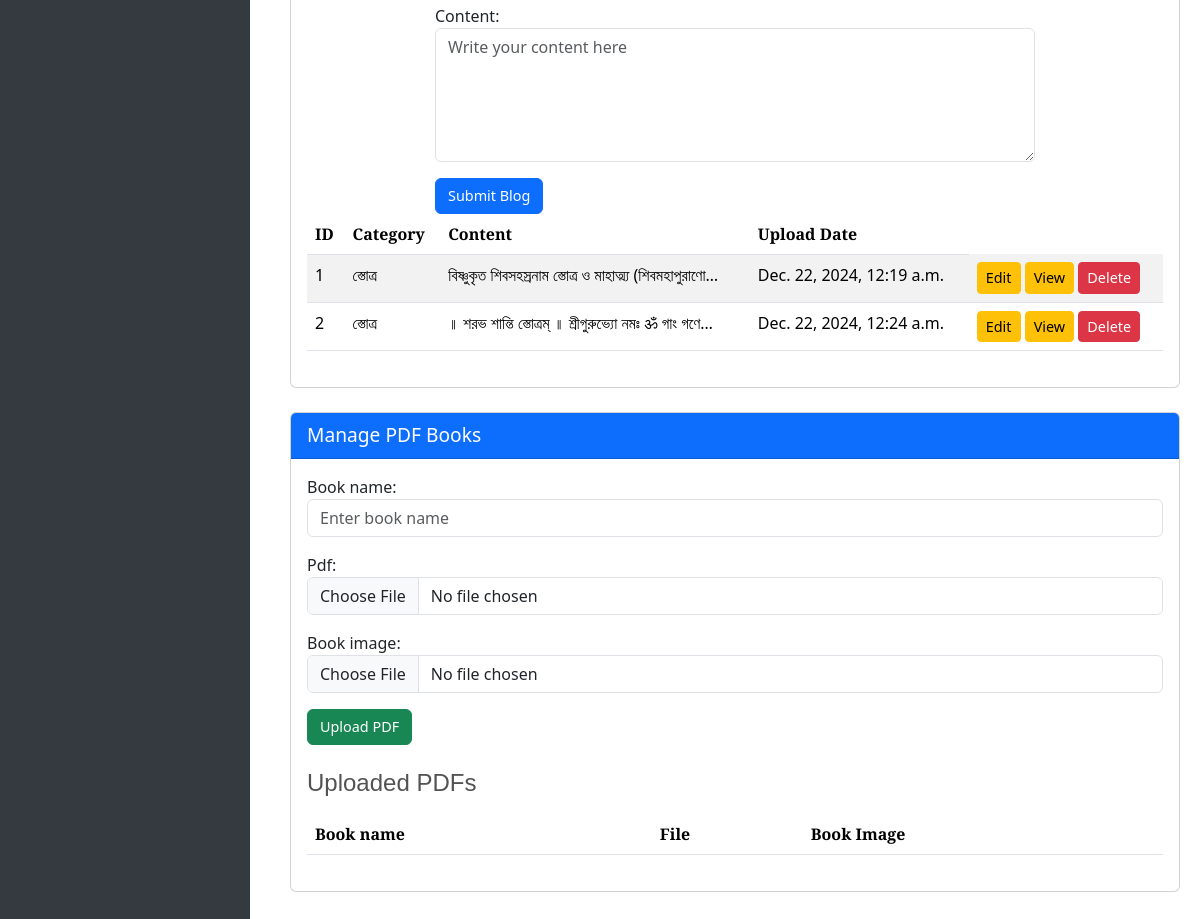
/account/dashboard/ (signed in, lower part), run on an earlier commit of the app's database.
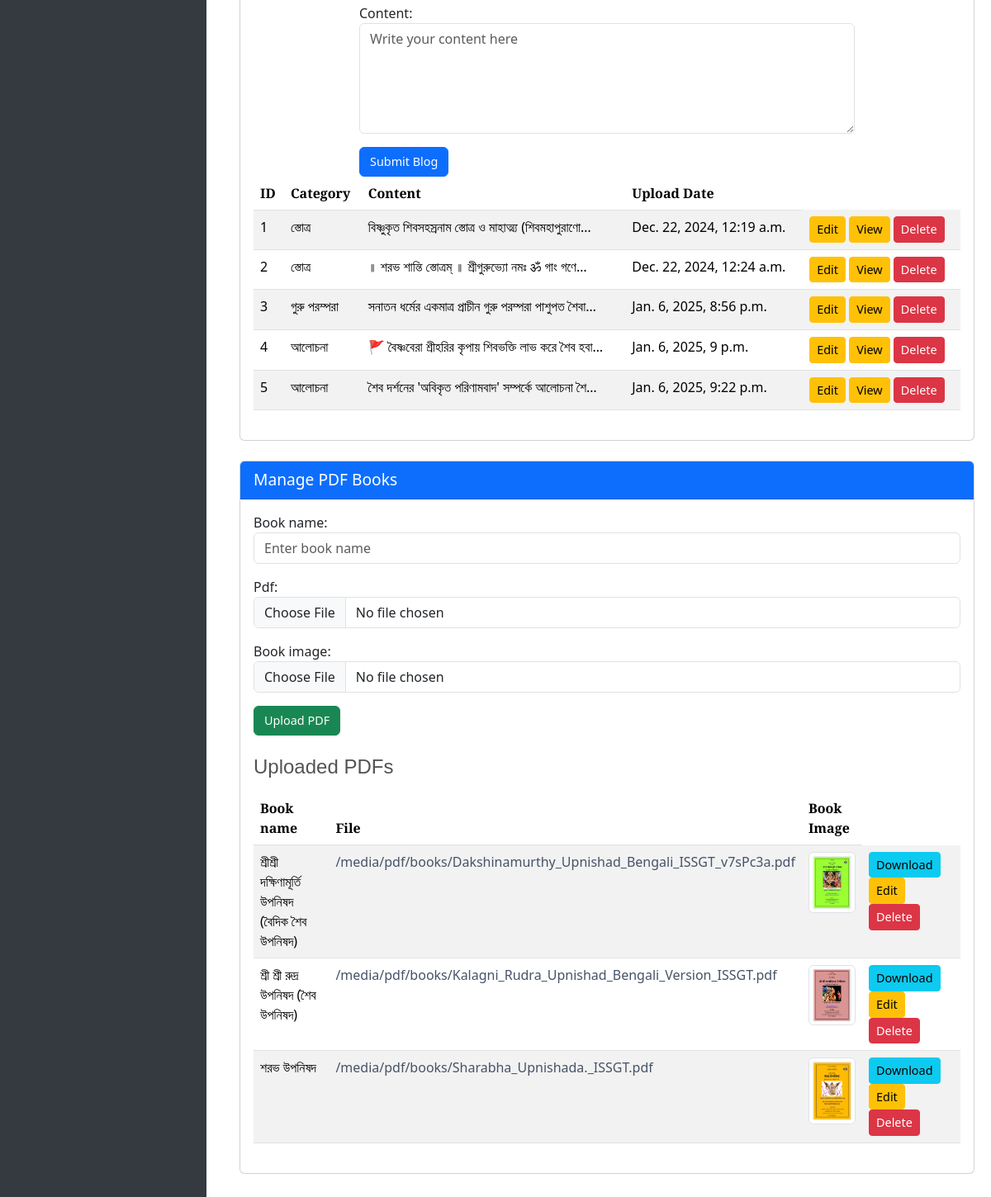
And on a later commit of the database.
### home/models.py (models this page shows, shortened)
class HomeBlog(models.Model):
    category = models.ForeignKey(Category, on_delete=models.CASCADE, related_name="blogs", verbose_name="Category")  # Blog category
    slug = models.SlugField(unique=True, verbose_name="Slug")  # URL-friendly slug for each blog
    blog_name = models.CharField(max_length=100,  blank=True, null=True, unique=True)
    published_date = models.DateTimeField(auto_now_add=True, verbose_name="Published Date")  # When the blog is published
    image = models.ImageField(upload_to='photos/blogs', blank=True, null=True, verbose_name="Image")  # Blog image
    is_featured = models.BooleanField(default=False, verbose_name="Featured")  # Whether the blog is featured
    content = models.TextField(verbose_name="Content")  # Full content of the blog post
    author = models.ForeignKey(settings.AUTH_USER_MODEL, on_delete=models.CASCADE, related_name="blogs", verbose_name="Author", default=1)
    class Meta:
        verbose_name = 'HomeBlog'
        verbose_name_plural = 'Home Blogs'

class Category(models.Model):
    name = models.CharField(max_length=100, unique=True, verbose_name="Category Name")
    slug = models.SlugField(unique=True, verbose_name="Slug")
    class Meta:
        verbose_name = "Category"
        verbose_name_plural = "Categories"
    def __str__(self):
        return self.name

### books/models.py (models this page shows, shortened)
class Books(models.Model):
    book_name = models.CharField(max_length=100)
    book_author = models.CharField(max_length=100)
    pdf = models.FileField(upload_to='pdf/books',blank=True, null=True)
    book_image = models.ImageField(upload_to='photos/books', blank=True, null=True)
    uploaded_at = models.DateTimeField(auto_now_add=True)
    class Meta:
        verbose_name = 'Books'
        verbose_name_plural = 'Books'

### account/views.py (the view, shortened to what this page needs)
# urls.py: path('dashboard/', views.dashboard, name='dashboard'),
@login_required
@user_passes_test(is_admin, login_url='home')
def dashboard(request):
    blogs = HomeBlog.objects.filter(author=request.user)
    categories = Category.objects.all()
    books = Books.objects.all()
    form = Homeblogform()
    categoryform = CategoryForm()
    bookform = BookForm()
    context = {
        'blogs': blogs,
        'form': form,
        'categoryform': categoryform,
        'categories': categories,
        'bookform': bookform,
        'books': books
    }
    return render(request, 'account/dashboard.html', context)

### home/forms.py
class Homeblogform(forms.ModelForm):
    class Meta:
        model = HomeBlog
        fields = ['category', 'slug','blog_name', 'image', 'is_featured', 'content' ]
        widgets = {
            'category': forms.Select(attrs={'class': 'form-control'}),
            'slug': forms.TextInput(attrs={'class': 'form-control', 'placeholder': 'Enter unique slug'}),
            'blog_name': forms.TextInput(attrs={'class': 'form-control', 'placeholder': 'Enter unique name'}),
            'image': forms.FileInput(attrs={'class': 'form-control'}),
            'is_featured': forms.CheckboxInput(attrs={'class': 'form-check-input'}),
            'content': forms.Textarea(attrs={'class': 'form-control', 'rows': 5, 'placeholder': 'Write your content here'}),
        }

class CategoryForm(forms.ModelForm):
    class Meta:
        model = Category
        fields = ['name', 'slug',]
        widgets = {
            'name': forms.TextInput(attrs={'class': 'form-control', 'placeholder': 'Enter category name'}),
            'slug': forms.TextInput(attrs={'class': 'form-control', 'placeholder': 'Enter unique slug'}),
        }

### account/models.py (called while the page is built)
    def full_name(self):
        return f'{self.first_name} {self.last_name}'

### templates/account/dashboard.html (shortened to what this page needs)
{% extends "base.html" %}
{% load static %}
{% block content %}
<div class="dashboard_sidebar">
</div>
<div class="dashboard_content">
    <div id="blogSection" class="card mb-4">
        <div class="card-body">
            <div class="form-section">
                <form id="addBlogForm" method='POST' enctype="multipart/form-data">
                    {{form.as_p}}
                    <button type="submit" name="create_blog" class="btn btn-primary">Submit Blog</button>
                </form>
            </div>
            <table class="table table-striped" id="blogTable">
                <thead>
                    <tr>
                        <th>ID</th>
                        <th>Category</th>
                        <th>Content</th>
                        <th>Upload Date</th>
                    </tr>
                </thead>
                <tbody>
                     {% for blog in blogs %}
                    <tr>
                        <td>{{blog.id}}</td>
                        <td>{{blog.category}}</td>
                        <td>{{blog.content|truncatechars:50}}</td>
                        <td>{{blog.published_date}}</td>
                        <td>
                            <a href="{% url "edit_post" blog.slug %}" class="btn btn-warning btn-sm" >Edit</a>
                            <a href="{% url 'single_blog' slug=blog.slug %}" class="btn btn-warning btn-sm">View</a>
                            <a href="{% url 'delete_blog' blog.slug %}" class="btn btn-danger btn-sm">Delete</a>
                        </td>
                    </tr>
                    {% endfor %}
                </tbody>
            </table>
        </div>
    </div>
    <div id="bookSection" class="card mt-4">
        <div class="card-header bg-primary text-white">Manage PDF Books</div>
        <div class="card-body">
            <form id="pdfUploadForm" enctype="multipart/form-data" method="POST">
                {{bookform.as_p}}
                <button type="submit" name="upload_pdf" class="btn btn-success">Upload PDF</button>
            </form>
            <h4 class="mt-4">Uploaded PDFs</h4>
            <table class="table table-striped mt-3" id="pdfTable">
                <thead>
                    <tr>
                        <th>Book name</th>
                        <th>File</th>
                        <th>Book Image</th>
                    </tr>
                </thead>
                <tbody>
                    {% for book in books %}
                    <tr>
                        <td>{{book.book_name}}</td>
                        <td><a href="{{book.pdf.url}}">{{book.pdf.url}}</a></td>
                        <td><img class="img-thumbnail" src="{{ book.book_image.url }}" alt="Book Image" width="100" height="100"></td>
                        <td>
                            <a href="{{book.pdf.url}}" class="btn btn-info btn-sm" Download>Download</a>
                            <a href="{% url "edit_book" book.id %}" class="btn btn-warning btn-sm" >Edit</a>
                            <a href="{% url 'delete_book' book.id %}" class="btn btn-danger btn-sm">Delete</a>
                        </td>
                    </tr>
                    {% endfor %}
                </tbody>
            </table>
        </div>
    </div>
</div>
{% endblock content %}

What changed in the data, as far as the page shows it:
added HomeBlog: id "3", category "গুরু পরম্পরা", content "সনাতন ধর্মের একমাত্র প্রাচীন গুরু পরম্পরা পাশুপত শৈবা…", published_date "Jan. 6, 2025, 8:56 p.m."
added HomeBlog: id "4", category "আলোচনা", content "🚩 বৈষ্ণবেরা শ্রীহরির কৃপায় শিবভক্তি লাভ করে শৈব হবা…", published_date "Jan. 6, 2025, 9 p.m."
added HomeBlog: id "5", category "আলোচনা", content "শৈব দর্শনের 'অবিকৃত পরিণামবাদ' সম্পর্কে আলোচনা শৈ…", published_date "Jan. 6, 2025, 9:22 p.m."
added Books: book_name "শ্রীশ্রী দক্ষিণামূর্তি উপনিষদ (বৈদিক শৈব উপনিষদ)", pdf "/media/pdf/books/Dakshinamurthy_Upnishad_Bengali_ISSGT_v7sPc3a.pdf", book_image (picture)
added Books: book_name "শ্রী শ্রী রুদ্র উপনিষদ (শৈব উপনিষদ)", pdf "/media/pdf/books/Kalagni_Rudra_Upnishad_Bengali_Version_ISSGT.pdf", book_image (picture)
added Books: book_name "শরভ উপনিষদ", pdf "/media/pdf/books/Sharabha_Upnishada._ISSGT.pdf", book_image (picture)
